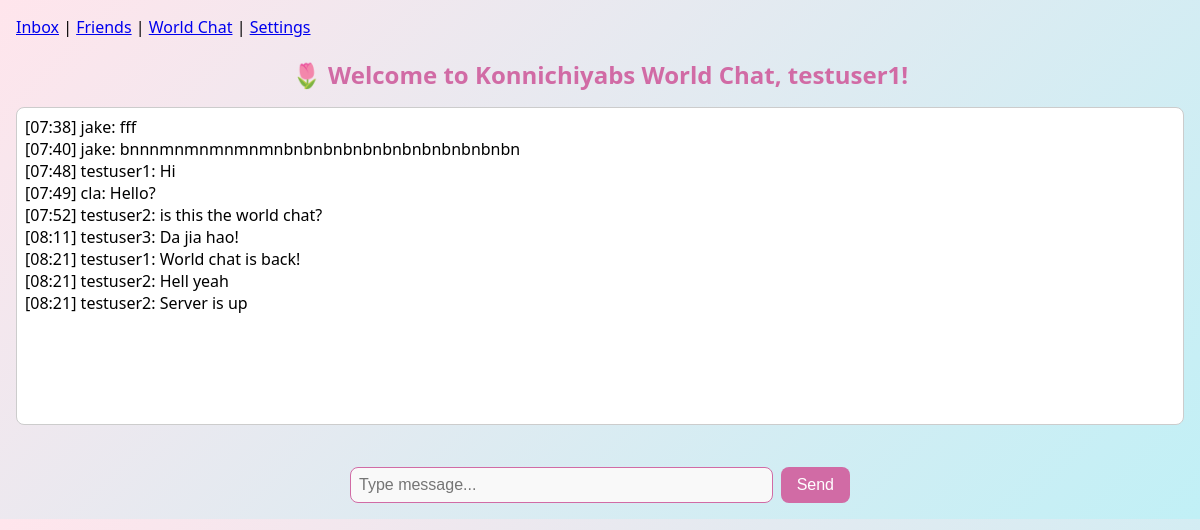
The page /chat (signed in) on the database its author committed.
### tables this page shows
CREATE TABLE messages (
            id INTEGER PRIMARY KEY AUTOINCREMENT,
            username TEXT NOT NULL,
            msg TEXT NOT NULL,
            timestamp TEXT NOT NULL
        );

### app.py (the view)
@app.route('/chat', methods=['GET'])
def chat():
    if 'username' not in session:
        return redirect(url_for('login'))
    username = session['username']
    conn = get_db_connection()
    messages = conn.execute('SELECT username, msg, timestamp FROM messages ORDER BY id ASC LIMIT 50').fetchall()
    conn.close()
    return render_template('chat.html', username=username, messages=messages)

### app.py (called while the page is built)
def get_db_connection():
    conn = sqlite3.connect('chat.db')
    conn.row_factory = sqlite3.Row
    return conn

### templates/chat.html (shortened to what this page needs)
<!DOCTYPE html>
<html>
<head>
  <link rel="stylesheet" href="{{ url_for('static', filename='style.css') }}">
</head>
<body>
  {% include 'navbar.html' %}
  <h2>🌷 Welcome to Konnichiyabs World Chat, {{ username }}!</h2>
  <div id="chat-box" style="border: 1px solid #ccc; height: 300px; overflow-y: scroll; background: #fff; border-radius: 8px; margin-bottom: 10px;">
    {% for m in messages %}
      <div>[{{ m['timestamp'] }}] {{ m['username'] }}: {{ m['msg'] }}</div>
    {% endfor %}
  </div>
  <div id="typing-box" style="margin: 8px 0; color: #888; text-align: left; min-height: 24px;"></div>
  <form id="chat-form" style="display: flex; gap: 8px;">
    <input id="message-input" placeholder="Type message..." required style="flex: 1; min-width: 0;">
    <button type="submit" style="padding: 0 16px;">Send</button>
  </form>
</body>
</html>

### static/style.css (style rules this page uses)
body { font-family: 'Segoe UI', Arial, sans-serif; background: linear-gradient(135deg, #ffe5ec 0%, #c1f0f6 100%); margin: 0; padding: 16px; }
h2 { text-align: center; color: #d16ba5; margin-bottom: 16px; }
#chat-box { background: #fff; border: 1px solid #d16ba5; border-radius: 8px; height: 300px; overflow-y: scroll; padding: 8px; margin-bottom: 10px; font-size: 1rem; }
#chat-form { display: flex; gap: 8px; width: 100%; max-width: 500px; margin: 0 auto; }
#message-input { flex: 1; min-width: 0; padding: 8px; border: 1px solid #d16ba5; border-radius: 8px; font-size: 1rem; background: #f9f9f9; }
button[type="submit"] { background: #d16ba5; color: #fff; border: none; border-radius: 8px; padding: 0 16px; font-size: 1rem; cursor: pointer; transition: background 0.2s; }

### rows shown on the page
messages: timestamp "07:38", username "jake", msg "fff"
messages: timestamp "07:40", username "jake", msg "bnnnmnmnmnmnmnbnbnbnbnbnbnbnbnbnbnbnbn"
messages: timestamp "07:48", username "testuser1", msg "Hi"
messages: timestamp "07:49", username "cla", msg "Hello?"
messages: timestamp "07:52", username "testuser2", msg "is this the world chat?"
messages: timestamp "08:11", username "testuser3", msg "Da jia hao!"
messages: timestamp "08:21", username "testuser1", msg "World chat is back!"
messages: timestamp "08:21", username "testuser2", msg "Hell yeah"
messages: timestamp "08:21", username "testuser2", msg "Server is up"

### other values the page prints
{{ username }} "testuser1"
